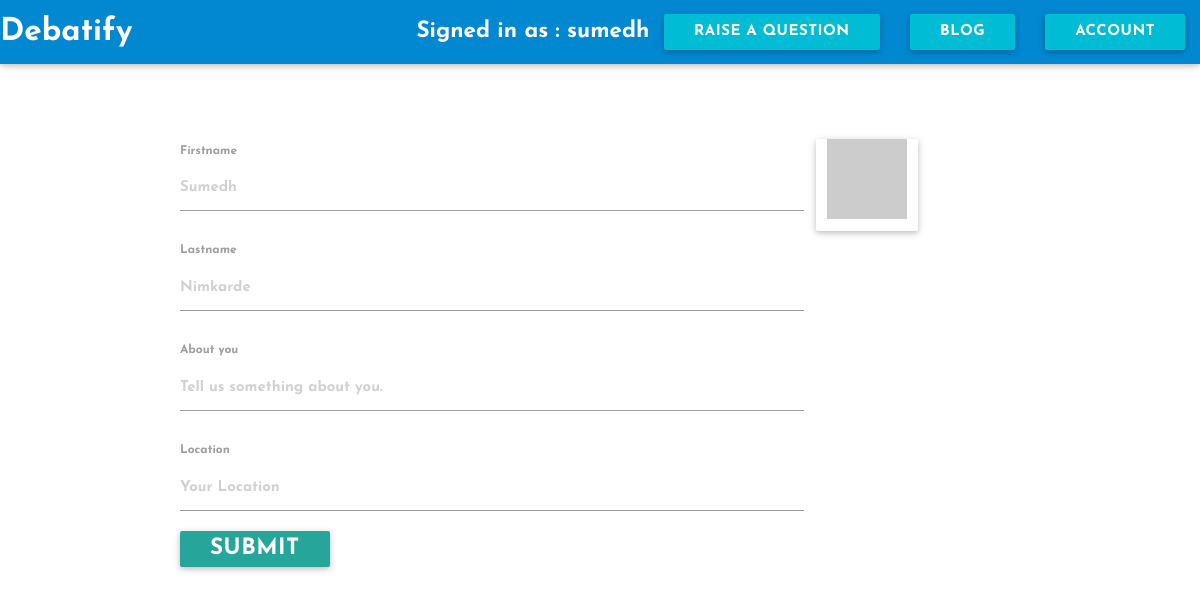
/welcome/edit_profile (signed in), run on the app's committed database.
### app/models.py (models this page shows, shortened)
class User(UserMixin,db.Model):
	__tablename__ = 'users'
	id = db.Column(db.Integer,primary_key = True)
	firstname = db.Column(db.String(50),nullable = True)
	lastname = db.Column(db.String(50),nullable = True)
	email = db.Column(db.String(50),nullable = True)
	username = db.Column(db.String(64),nullable = True)
	password = db.Column(db.String(100),nullable = True)
	password_hash = db.Column(db.String(128), nullable = True)
	confirmed = db.Column(db.Boolean, default = False)
	question = db.relationship("Question", backref = "owner", lazy = 'dynamic')
	location = db.Column(db.String(64),nullable = True)
	about_me = db.Column(db.Text(),nullable = True)
	member_since = db.Column(db.DateTime(), default=datetime.utcnow,nullable = True)
	last_seen = db.Column(db.DateTime(), default=datetime.utcnow,nullable = True)
	posts = db.relationship('Posts', backref = 'author', lazy = 'dynamic')
	fetchedChat = db.relationship('Chats', backref = 'messenger', lazy = 'dynamic')
	followed = db.relationship('Follow', foreign_keys = [Follow.follower_id],backref=db.backref('follower', lazy='joined'),lazy='dynamic',cascade='all, delete-orphan')
	followers = db.relationship('Follow', foreign_keys = [Follow.followed_id], backref = db.backref('followed', lazy = 'joined'),lazy='dynamic',cascade='all, delete-orphan')
	def gravatar(self, size=100, default='identicon', rating='g'):
		if request.is_secure:
			url = 'https://secure.gravatar.com/avatar'
		else:
			url = 'http://www.gravatar.com/avatar'
		hash = hashlib.md5(self.email.encode('utf-8')).hexdigest()
		return '{url}/{hash}?s={size}&d={default}&r={rating}'.format(
			url=url, hash=hash, size=size, default=default, rating=rating)
	@property
	def password(self):
		raise AttributeError('password is not a readable attribute')
	@password.setter
	def password(self, password):
		self.password_hash = generate_password_hash(password)

### app/main/views.py (the view)
@welcome.route('/edit_profile', methods = ['GET','POST'])
def edit():
	return render_template('edit_profile.html', user = current_user)

### app/models.py (called while the page is built)
@login_manager.user_loader
def load_user(user_id):
	return User.query.get(int(user_id))

### app/main/templates/edit_profile.html (shortened to what this page needs)
{% extends 'me.html' %}
{% block signed_in_as %}Signed in as : {{user.username}}{% endblock %}
{% block questions %}<br><br>{% endblock %}
{% block page_content %}
<div class = "container">
	<div class = "row">
		<form action = "{{url_for('main.update_profile')}}" method = "POST">
		<div class = "col s9">
			<label for = "firstname">Firstname</label>
			<input type = "text" placeholder = "{{ user.firstname | title}}" id = "firstname" name = "firstname">
			<label for = "lastname">Lastname</label>
			<input type = "text" placeholder = "{{ user.lastname | title }}" id = "lastname" name = "lastname">
			<label for = "about_me">About you</label>
			<input type = "text" placeholder = "Tell us something about you." id = "about_me" name = "about_me">
			<label for = "location">Location</label>
			<input type = "text" placeholder = "Your Location" name = "location">
			<input type = "submit" value = "Submit" class = "btn">
		</div>
		</form>
		<div class = "col card-panel"><img src="{{ user.gravatar( size = 200 ) }}" alt = "profile-picture"></div>
	</div>
</div>
{% endblock %}

### app/static/assets/css/card.css (style rules this page uses)
body { font-family: 'Josefin Sans', sans-serif; font-weight: bold; font-size: 1.5em; }

### data on the page
User: username "sumedh", firstname "Sumedh", lastname "Nimkarde"
